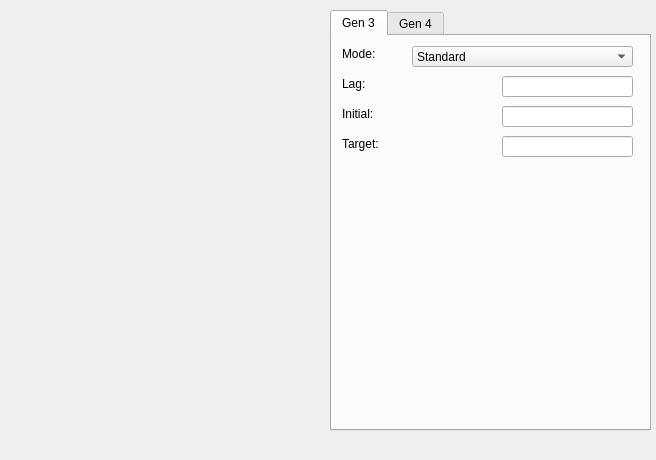
<?xml version="1.0" encoding="UTF-8"?>
<ui version="4.0">
 <class>Timer</class>
 <widget class="QMainWindow" name="Timer">
  <property name="geometry">
   <rect>
    <x>0</x>
    <y>0</y>
    <width>656</width>
    <height>460</height>
   </rect>
  </property>
  <property name="windowTitle">
   <string>Timer</string>
  </property>
  <widget class="QWidget" name="centralwidget">
   <widget class="QTabWidget" name="tabMenu">
    <property name="geometry">
     <rect>
      <x>330</x>
      <y>10</y>
      <width>321</width>
      <height>421</height>
     </rect>
    </property>
    <property name="currentIndex">
     <number>0</number>
    </property>
    <widget class="QWidget" name="tabGen3">
     <attribute name="title">
      <string>Gen 3</string>
     </attribute>
     <widget class="QLabel" name="labelModeGen3">
      <property name="geometry">
       <rect>
        <x>10</x>
        <y>10</y>
        <width>61</width>
        <height>16</height>
       </rect>
      </property>
      <property name="text">
       <string>Mode: </string>
      </property>
     </widget>
     <widget class="QComboBox" name="comboBox">
      <property name="geometry">
       <rect>
        <x>80</x>
        <y>10</y>
        <width>221</width>
        <height>21</height>
       </rect>
      </property>
      <item>
       <property name="text">
        <string>Standard</string>
       </property>
      </item>
      <item>
       <property name="text">
        <string>Variable Target</string>
       </property>
      </item>
     </widget>
     <widget class="QLabel" name="labelLagGen3">
      <property name="geometry">
       <rect>
        <x>10</x>
        <y>40</y>
        <width>61</width>
        <height>16</height>
       </rect>
      </property>
      <property name="text">
       <string>Lag: </string>
      </property>
     </widget>
     <widget class="TextBox" name="textBoxLagGen3">
      <property name="geometry">
       <rect>
        <x>170</x>
        <y>40</y>
        <width>131</width>
        <height>21</height>
       </rect>
      </property>
     </widget>
     <widget class="QLabel" name="labelInitialGen3">
      <property name="geometry">
       <rect>
        <x>10</x>
        <y>70</y>
        <width>61</width>
        <height>16</height>
       </rect>
      </property>
      <property name="text">
       <string>Initial:</string>
      </property>
     </widget>
     <widget class="TextBox" name="textBoxInitialGen3">
      <property name="geometry">
       <rect>
        <x>170</x>
        <y>70</y>
        <width>131</width>
        <height>21</height>
       </rect>
      </property>
     </widget>
     <widget class="QLabel" name="labelTargetGen3">
      <property name="geometry">
       <rect>
        <x>10</x>
        <y>100</y>
        <width>61</width>
        <height>16</height>
       </rect>
      </property>
      <property name="text">
       <string>Target:</string>
      </property>
     </widget>
     <widget class="TextBox" name="textBoxTargetGen3">
      <property name="geometry">
       <rect>
        <x>170</x>
        <y>100</y>
        <width>131</width>
        <height>21</height>
       </rect>
      </property>
     </widget>
    </widget>
    <widget class="QWidget" name="tabGen4">
     <attribute name="title">
      <string>Gen 4</string>
     </attribute>
    </widget>
   </widget>
  </widget>
 </widget>
 <customwidgets>
  <customwidget>
   <class>TextBox</class>
   <extends>QLineEdit</extends>
   <header>Forms/Controls/TextBox.hpp</header>
  </customwidget>
 </customwidgets>
 <resources/>
 <connections/>
</ui>
